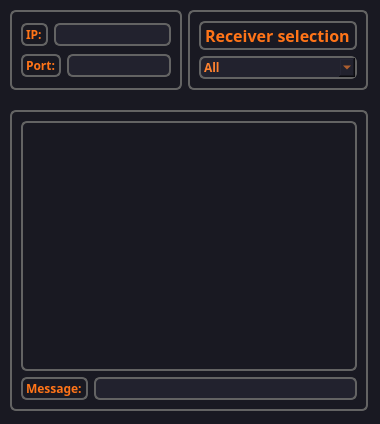
<?xml version="1.0" encoding="UTF-8"?>
<ui version="4.0">
 <class>Client</class>
 <widget class="QMainWindow" name="Client">
  <property name="geometry">
   <rect>
    <x>0</x>
    <y>0</y>
    <width>380</width>
    <height>424</height>
   </rect>
  </property>
  <property name="font">
   <font>
    <family>Montserrat</family>
   </font>
  </property>
  <property name="windowTitle">
   <string>Client</string>
  </property>
  <property name="styleSheet">
   <string notr="true">background-color:rgb(25, 25, 34);</string>
  </property>
  <widget class="QWidget" name="centralwidget">
   <widget class="QFrame" name="frame">
    <property name="geometry">
     <rect>
      <x>10</x>
      <y>110</y>
      <width>358</width>
      <height>301</height>
     </rect>
    </property>
    <property name="styleSheet">
     <string notr="true">background-color:rgb(25, 25, 34);
color:rgb(252, 238, 255);
border:2px solid rgb(99, 99, 99);
border-radius: 6px;</string>
    </property>
    <property name="frameShape">
     <enum>QFrame::StyledPanel</enum>
    </property>
    <property name="frameShadow">
     <enum>QFrame::Raised</enum>
    </property>
    <layout class="QVBoxLayout" name="verticalLayout_3">
     <item>
      <widget class="QListWidget" name="dialog"/>
     </item>
     <item>
      <layout class="QHBoxLayout" name="horizontalLayout_3">
       <item>
        <widget class="QLabel" name="label_4">
         <property name="font">
          <font>
           <family>Montserrat</family>
           <bold>true</bold>
          </font>
         </property>
         <property name="styleSheet">
          <string notr="true">color:rgb(255, 116, 24);</string>
         </property>
         <property name="text">
          <string>Message:</string>
         </property>
        </widget>
       </item>
       <item>
        <widget class="QLineEdit" name="message">
         <property name="font">
          <font>
           <family>Montserrat</family>
           <bold>true</bold>
          </font>
         </property>
         <property name="styleSheet">
          <string notr="true">QLineEdit {
background-color: #22222e;
color:rgb(37, 170, 79);
border:2px solid rgb(99, 99, 99);
border-radius: 6px;
}
QLineEdit:focus{
background-color: #22222e;
color:rgb(37, 170, 79);
border:3px solid rgb(190, 190, 190);
border-radius: 6px;
}</string>
         </property>
        </widget>
       </item>
      </layout>
     </item>
    </layout>
   </widget>
   <widget class="QWidget" name="layoutWidget">
    <property name="geometry">
     <rect>
      <x>10</x>
      <y>10</y>
      <width>358</width>
      <height>80</height>
     </rect>
    </property>
    <layout class="QHBoxLayout" name="horizontalLayout_5">
     <item>
      <widget class="QFrame" name="frame_2">
       <property name="styleSheet">
        <string notr="true">background-color:rgb(25, 25, 34);
color:rgb(252, 238, 255);
border:2px solid rgb(99, 99, 99);
border-radius: 6px;
</string>
       </property>
       <property name="frameShape">
        <enum>QFrame::StyledPanel</enum>
       </property>
       <property name="frameShadow">
        <enum>QFrame::Raised</enum>
       </property>
       <layout class="QVBoxLayout" name="verticalLayout">
        <item>
         <layout class="QHBoxLayout" name="horizontalLayout">
          <item>
           <widget class="QLabel" name="label">
            <property name="font">
             <font>
              <family>Montserrat</family>
              <bold>true</bold>
             </font>
            </property>
            <property name="styleSheet">
             <string notr="true">color:rgb(255, 116, 24);</string>
            </property>
            <property name="text">
             <string>IP:</string>
            </property>
           </widget>
          </item>
          <item>
           <widget class="QLineEdit" name="address">
            <property name="font">
             <font>
              <family>Montserrat</family>
              <bold>true</bold>
             </font>
            </property>
            <property name="styleSheet">
             <string notr="true">QLineEdit {
background-color: #22222e;
color:rgb(153, 153, 153);
border:2px solid rgb(99, 99, 99);
border-radius: 6px;
}
QLineEdit:focus{
background-color: #22222e;
color:rgb(153, 153, 153);
border:3px solid rgb(190, 190, 190);
border-radius: 6px;
}</string>
            </property>
           </widget>
          </item>
         </layout>
        </item>
        <item>
         <layout class="QHBoxLayout" name="horizontalLayout_2">
          <item>
           <widget class="QLabel" name="label_2">
            <property name="font">
             <font>
              <family>Montserrat</family>
              <bold>true</bold>
             </font>
            </property>
            <property name="styleSheet">
             <string notr="true">color:rgb(255, 116, 24);</string>
            </property>
            <property name="text">
             <string>Port:</string>
            </property>
           </widget>
          </item>
          <item>
           <widget class="QLineEdit" name="port">
            <property name="font">
             <font>
              <family>Montserrat</family>
              <bold>true</bold>
             </font>
            </property>
            <property name="styleSheet">
             <string notr="true">QLineEdit {
background-color: #22222e;
color:rgb(153, 153, 153);
border:2px solid rgb(99, 99, 99);
border-radius: 6px;
}
QLineEdit:focus{
background-color: #22222e;
color:rgb(153, 153, 153);
border:3px solid rgb(190, 190, 190);
border-radius: 6px;
}</string>
            </property>
           </widget>
          </item>
         </layout>
        </item>
       </layout>
      </widget>
     </item>
     <item>
      <widget class="QFrame" name="frame_3">
       <property name="font">
        <font>
         <family>Montserrat</family>
         <pointsize>11</pointsize>
         <bold>true</bold>
        </font>
       </property>
       <property name="styleSheet">
        <string notr="true">background-color:rgb(25, 25, 34);
color:rgb(252, 238, 255);
border:2px solid rgb(99, 99, 99);
border-radius: 6px;</string>
       </property>
       <property name="frameShape">
        <enum>QFrame::StyledPanel</enum>
       </property>
       <property name="frameShadow">
        <enum>QFrame::Raised</enum>
       </property>
       <layout class="QVBoxLayout" name="verticalLayout_2">
        <item>
         <widget class="QLabel" name="label_3">
          <property name="font">
           <font>
            <family>Montserrat</family>
            <pointsize>12</pointsize>
            <bold>true</bold>
           </font>
          </property>
          <property name="styleSheet">
           <string notr="true">color:rgb(255, 116, 24);</string>
          </property>
          <property name="text">
           <string>Receiver selection</string>
          </property>
         </widget>
        </item>
        <item>
         <widget class="QComboBox" name="receiver">
          <property name="font">
           <font>
            <family>Montserrat</family>
            <bold>true</bold>
           </font>
          </property>
          <property name="styleSheet">
           <string notr="true">background-color: #22222e;
color:rgb(255, 130, 47);
border:2px solid rgb(99, 99, 99);
border-radius: 6px;</string>
          </property>
          <item>
           <property name="text">
            <string>All</string>
           </property>
          </item>
         </widget>
        </item>
       </layout>
      </widget>
     </item>
    </layout>
   </widget>
  </widget>
 </widget>
 <resources/>
 <connections/>
</ui>
